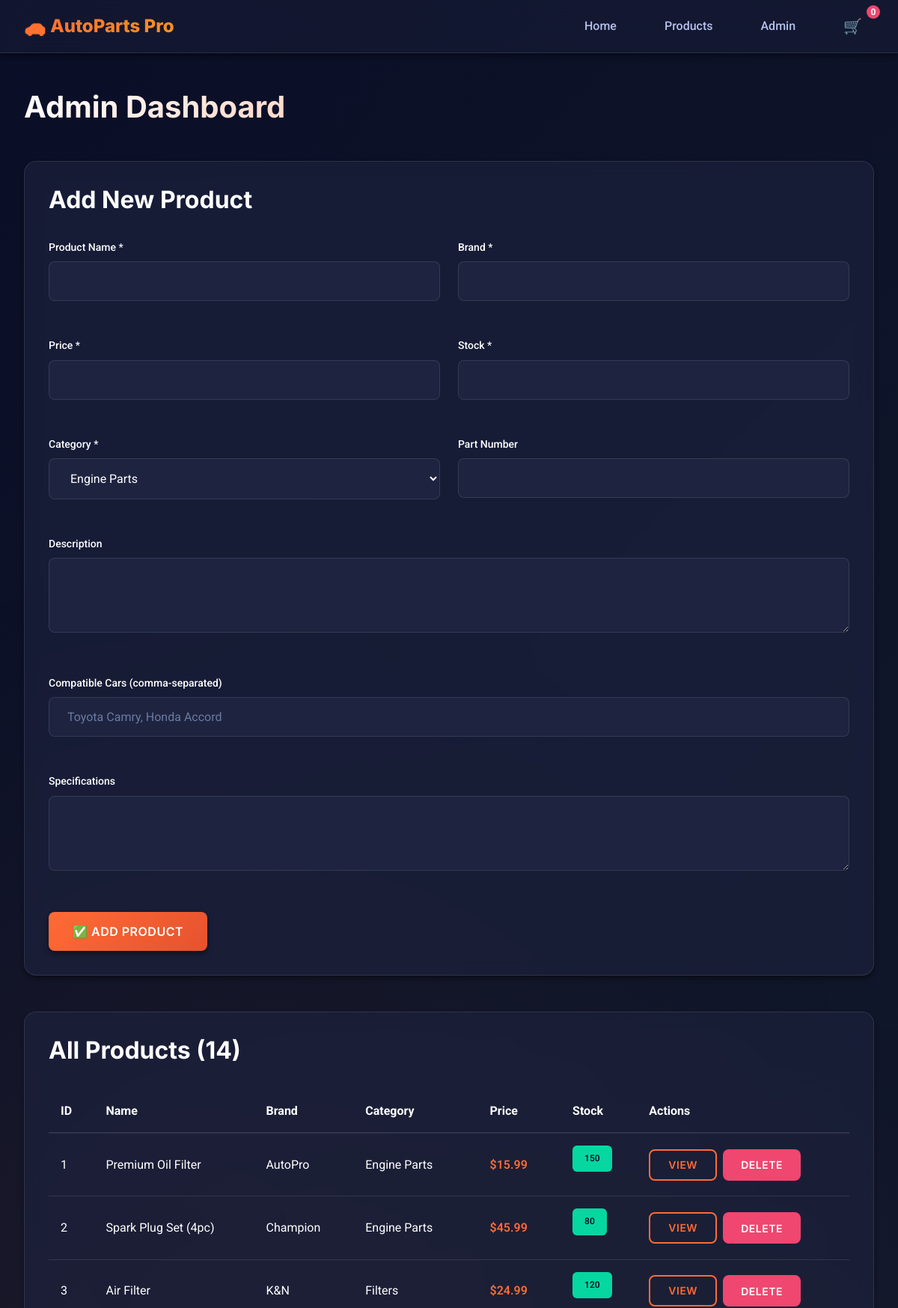
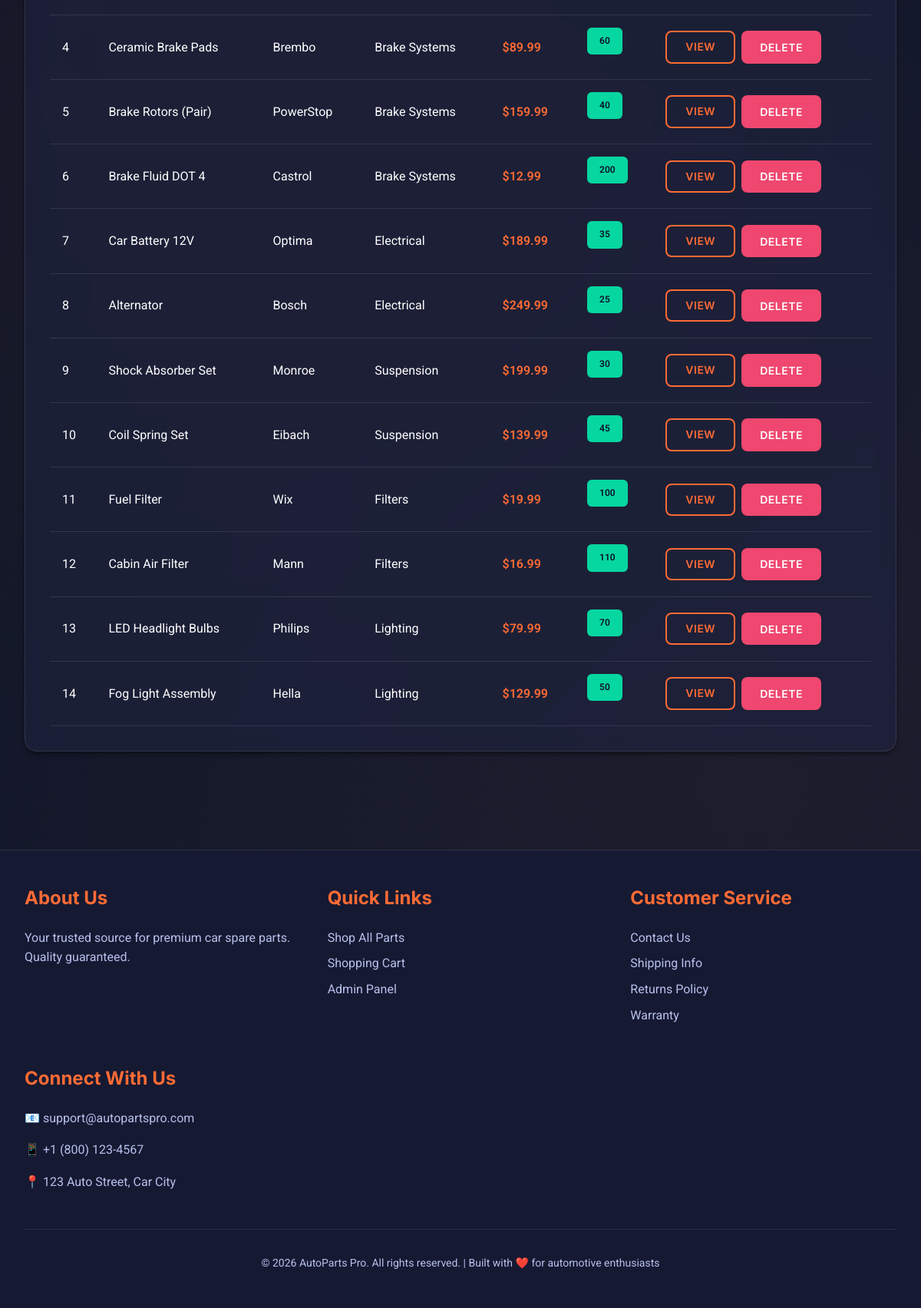
The page /admin on the database its author committed (2 pictures, top to bottom).
### app.py (models this page shows)
class Product(db.Model):
    id = db.Column(db.Integer, primary_key=True)
    name = db.Column(db.String(200), nullable=False)
    description = db.Column(db.Text)
    price = db.Column(db.Float, nullable=False)
    stock = db.Column(db.Integer, default=0)
    brand = db.Column(db.String(100))
    part_number = db.Column(db.String(100))
    image_url = db.Column(db.String(500))
    category_id = db.Column(db.Integer, db.ForeignKey('category.id'), nullable=False)
    compatible_cars = db.Column(db.Text)  # Stored as comma-separated values
    specifications = db.Column(db.Text)
    featured = db.Column(db.Boolean, default=False)
    created_at = db.Column(db.DateTime, default=datetime.utcnow)

class Category(db.Model):
    id = db.Column(db.Integer, primary_key=True)
    name = db.Column(db.String(100), nullable=False)
    description = db.Column(db.Text)
    icon = db.Column(db.String(50))
    products = db.relationship('Product', backref='category', lazy=True)

### app.py (the view)
@app.route('/admin')
def admin():
    products_list = Product.query.all()
    categories = Category.query.all()
    return render_template('admin.html', products=products_list, categories=categories)

### templates/admin.html (shortened to what this page needs)
{% extends 'base.html' %}
{% block content %}
<section style="padding-top: var(--space-xl);">
    <div class="container">
        <h1 class="hero-title" style="font-size: var(--text-4xl); margin-bottom: var(--space-xl);">Admin Dashboard</h1>
        <div class="card" style="margin-bottom: var(--space-xl);">
            <h3 style="margin-bottom: var(--space-lg);">Add New Product</h3>
            <form id="add-product-form" style="display: grid; grid-template-columns: 1fr 1fr; gap: var(--space-md);">
                <div class="form-group">
                    <label class="form-label">Product Name *</label>
                    <input type="text" class="form-control" name="name" required>
                </div>
                <div class="form-group">
                    <label class="form-label">Brand *</label>
                    <input type="text" class="form-control" name="brand" required>
                </div>
                <div class="form-group">
                    <label class="form-label">Price *</label>
                    <input type="number" step="0.01" class="form-control" name="price" required>
                </div>
                <div class="form-group">
                    <label class="form-label">Stock *</label>
                    <input type="number" class="form-control" name="stock" required>
                </div>
                <div class="form-group">
                    <label class="form-label">Category *</label>
                    <select class="form-control" name="category_id" required>
                        {% for category in categories %}
                        <option value="{{ category.id }}">{{ category.name }}</option>
                        {% endfor %}
                    </select>
                </div>
                <div class="form-group">
                    <label class="form-label">Part Number</label>
                    <input type="text" class="form-control" name="part_number">
                </div>
                <div class="form-group" style="grid-column: 1 / -1;">
                    <label class="form-label">Description</label>
                    <textarea class="form-control" name="description" rows="3"></textarea>
                </div>
                <div class="form-group" style="grid-column: 1 / -1;">
                    <label class="form-label">Compatible Cars (comma-separated)</label>
                    <input type="text" class="form-control" name="compatible_cars"
                        placeholder="Toyota Camry, Honda Accord">
                </div>
                <div class="form-group" style="grid-column: 1 / -1;">
                    <label class="form-label">Specifications</label>
                    <textarea class="form-control" name="specifications" rows="2"></textarea>
                </div>
                <div style="grid-column: 1 / -1;">
                    <button type="submit" class="btn btn-primary">✅ Add Product</button>
                </div>
            </form>
        </div>
        <div class="card">
            <h3 style="margin-bottom: var(--space-lg);">All Products ({{ products|length }})</h3>
            <div style="overflow-x: auto;">
                <table style="width: 100%; border-collapse: collapse;">
                    <thead>
                        <tr style="border-bottom: 2px solid var(--glass-border);">
                            <th style="padding: var(--space-sm); text-align: left;">ID</th>
                            <th style="padding: var(--space-sm); text-align: left;">Name</th>
                            <th style="padding: var(--space-sm); text-align: left;">Brand</th>
                            <th style="padding: var(--space-sm); text-align: left;">Category</th>
                            <th style="padding: var(--space-sm); text-align: left;">Price</th>
                            <th style="padding: var(--space-sm); text-align: left;">Stock</th>
                            <th style="padding: var(--space-sm); text-align: left;">Actions</th>
                        </tr>
                    </thead>
                    <tbody>
                        {% for product in products %}
                        <tr style="border-bottom: 1px solid var(--glass-border);" id="product-row-{{ product.id }}">
                            <td style="padding: var(--space-sm);">{{ product.id }}</td>
                            <td style="padding: var(--space-sm);">{{ product.name }}</td>
                            <td style="padding: var(--space-sm);">{{ product.brand }}</td>
                            <td style="padding: var(--space-sm);">{{ product.category.name }}</td>
                            <td style="padding: var(--space-sm); color: var(--primary); font-weight: 600;">${{
                                "%.2f"|format(product.price) }}</td>
                            <td style="padding: var(--space-sm);">
                                {% if product.stock > 0 %}
                                <span class="badge badge-success">{{ product.stock }}</span>
                                {% else %}
                                <span class="badge badge-danger">Out</span>
                                {% endif %}
                            </td>
                            <td style="padding: var(--space-sm);">
                                <div style="display: flex; gap: var(--space-xs);">
                                    <a href="{{ url_for('product_detail', product_id=product.id) }}"
                                        class="btn btn-outline btn-sm">View</a>
                                    <button class="btn btn-sm" style="background: var(--danger); color: white;"
                                        onclick="deleteProduct({{ product.id }})">Delete</button>
                                </div>
                            </td>
                        </tr>
                        {% endfor %}
                    </tbody>
                </table>
            </div>
        </div>
    </div>
</section>
{% endblock %}

### rows shown on the page
Product: id "1", name "Premium Oil Filter", brand "AutoPro", category.name "Engine Parts", price "15.99", stock "150"
Product: id "2", name "Spark Plug Set (4pc)", brand "Champion", category.name "Engine Parts", price "45.99", stock "80"
Product: id "3", name "Air Filter", brand "K&N", category.name "Filters", price "24.99", stock "120"
Product: id "4", name "Ceramic Brake Pads", brand "Brembo", category.name "Brake Systems", price "89.99", stock "60"
Product: id "5", name "Brake Rotors (Pair)", brand "PowerStop", category.name "Brake Systems", price "159.99", stock "40"
Product: id "6", name "Brake Fluid DOT 4", brand "Castrol", category.name "Brake Systems", price "12.99", stock "200"
Product: id "7", name "Car Battery 12V", brand "Optima", category.name "Electrical", price "189.99", stock "35"
Product: id "8", name "Alternator", brand "Bosch", category.name "Electrical", price "249.99", stock "25"
Product: id "9", name "Shock Absorber Set", brand "Monroe", category.name "Suspension", price "199.99", stock "30"
Product: id "10", name "Coil Spring Set", brand "Eibach", category.name "Suspension", price "139.99", stock "45"
Product: id "11", name "Fuel Filter", brand "Wix", category.name "Filters", price "19.99", stock "100"
Product: id "12", name "Cabin Air Filter", brand "Mann", category.name "Filters", price "16.99", stock "110"
Product: id "13", name "LED Headlight Bulbs", brand "Philips", category.name "Lighting", price "79.99", stock "70"
Product: id "14", name "Fog Light Assembly", brand "Hella", category.name "Lighting", price "129.99", stock "50"

### other values the page prints
{{ products|length }} "14"
form field category_id "Engine Parts"
